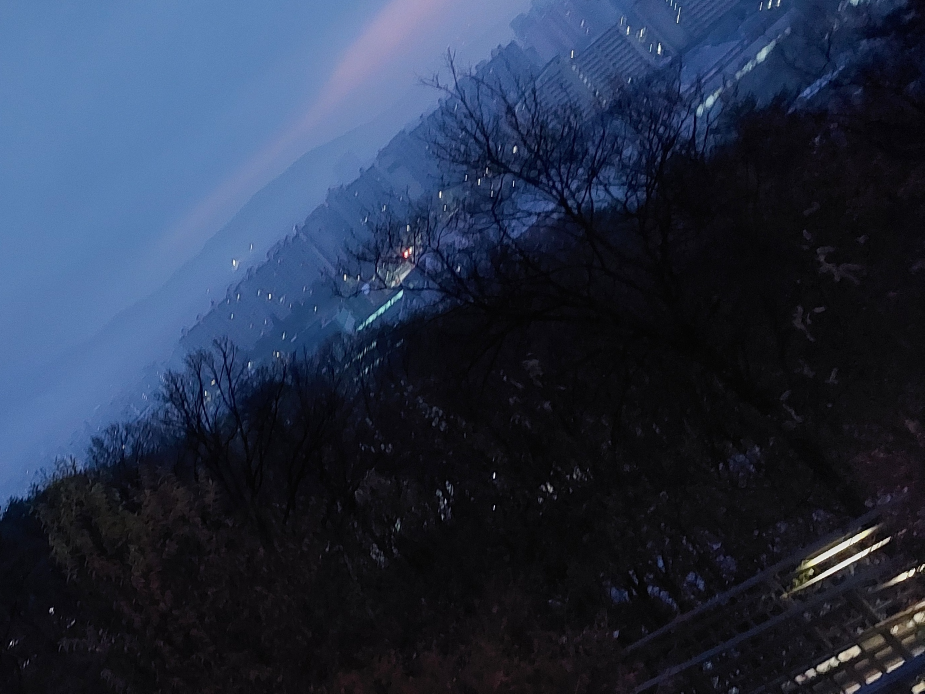
#> input picture 각도다른이미지합성(2-3개)/pic/three/0650_1.jpg, 2774 x 2080 px, given in place of img7.jpg, which was not available (shown at 1/3 size)
$ python '2021204045_이성민three.py'
#> lines starting #> are read from the running program, lines starting #| are printed output that depends on the picture; after the words box and inside, x2 and y2 are one past the last pixel; in counts of white or black regions, pixels touching at a corner belong together; pictures that were not available may be replaced by others from this repository, and a replacement may not be noted
import cv2 as cv
import numpy as np
from matplotlib import pyplot as plt
from PIL import Image
import matplotlib.font_manager as fm

plt.rcParams['font.family'] = 'Malgun Gothic'

def resize_img(img): # 이미지의 크기가 1024를 넘으면 1024로 재조정 (숫자가 작을수록 부자연스러운 스티치)
    new_width = 1024
    aspect_ratio = img.shape[0] / img.shape[1]  # 높이 / 너비
    new_height = int(new_width * aspect_ratio)
    resized_image = cv.resize(img, (new_width, new_height), interpolation=cv.INTER_LANCZOS4)
    return resized_image

# [6 lines left out: function calculate_overlap_ratio, not called in this run]


def plot_img(rows, cols, index, img, title): # 이미지 출력 함수
    ax = plt.subplot(rows, cols, index)
    if len(img.shape) == 3:
        plt.imshow(cv.cvtColor(img, cv.COLOR_BGR2RGB))
    else:
        plt.imshow(img, cmap='gray')
    plt.axis('off')
    if title:
        plt.title(title)

def visualize_overlap_and_edges_corrected(img1, img2, H):
    # img2의 코너 좌표 변환
    h2, w2 = img2.shape[:2]
    corners_img2 = np.float32([[0, 0], [0, h2], [w2, h2], [w2, 0]]).reshape(-1, 1, 2)
    transformed_corners = cv.perspectiveTransform(corners_img2, H)

    # img1의 크기와 변환된 img2의 범위를 포함할 수 있도록 캔버스 크기 계산
    h1, w1 = img1.shape[:2]
    all_corners = np.concatenate((np.float32([[0, 0], [0, h1], [w1, h1], [w1, 0]]), transformed_corners.reshape(-1, 2)), axis=0)
    [x_min, y_min] = np.int32(all_corners.min(axis=0).ravel())
    [x_max, y_max] = np.int32(all_corners.max(axis=0).ravel())

    # 캔버스 크기 및 이동 오프셋 계산
    stitch_plane_cols = x_max - x_min
    stitch_plane_rows = y_max - y_min
    translation_offset = [-x_min, -y_min]

    # 이동 행렬 생성
    translation_matrix = np.array([[1, 0, translation_offset[0]], [0, 1, translation_offset[1]], [0, 0, 1]])
    H_adjusted = translation_matrix @ H

    # img2 변환
    warped_img2 = cv.warpPerspective(img2, H_adjusted, (stitch_plane_cols, stitch_plane_rows))

    # 윤곽선 검출 (캔버스 크기에 맞게 확장)
    result_visual = np.zeros((stitch_plane_rows, stitch_plane_cols, 3), dtype=np.uint8)
    edges_img1 = cv.Canny(cv.cvtColor(img1, cv.COLOR_BGR2GRAY), 100, 200)
    edges_img1_padded = np.zeros((stitch_plane_rows, stitch_plane_cols), dtype=np.uint8)
    edges_img1_padded[
        translation_offset[1]:translation_offset[1] + h1,
        translation_offset[0]:translation_offset[0] + w1
    ] = edges_img1

    edges_warped_img2 = cv.Canny(cv.cvtColor(warped_img2, cv.COLOR_BGR2GRAY), 100, 200)

    # 겹치는 영역 계산 (그레이스케일 변환 후 마스크 생성)
    warped_img2_gray = cv.cvtColor(warped_img2, cv.COLOR_BGR2GRAY)
    binary_mask1 = np.zeros((stitch_plane_rows, stitch_plane_cols), dtype=np.uint8)
    binary_mask2 = np.zeros((stitch_plane_rows, stitch_plane_cols), dtype=np.uint8)
    binary_mask1[
        translation_offset[1]:translation_offset[1] + h1,
        translation_offset[0]:translation_offset[0] + w1
    ] = 255  # img1의 영역 마스크

    # 수정된 조건: 유효 픽셀 값 확인
    binary_mask2[(warped_img2_gray > 0) & (warped_img2_gray < 255)] = 255

    # 겹치는 영역 계산
    overlap_mask = cv.bitwise_and(binary_mask1, binary_mask2)

    # 윤곽선 흰색, 겹치는 영역 초록색
    result_visual[edges_img1_padded > 0] = [255, 255, 255]
    result_visual[edges_warped_img2 > 0] = [255, 255, 255]
    result_visual[overlap_mask > 0] = [0, 255, 0]

    return result_visual

def blend_images(img1, img2, H):
    print("1. img2의 코너 좌표 변환 중...")
    h2, w2 = img2.shape[:2]
    corners_img2 = np.float32([[0, 0], [0, h2], [w2, h2], [w2, 0]]).reshape(-1, 1, 2)
    transformed_corners = cv.perspectiveTransform(corners_img2, H)
    print("1. img2의 코너 좌표 변환 완료.")

    print("2. 캔버스 크기 및 이동 오프셋 계산 중...")
    h1, w1 = img1.shape[:2]
    all_corners = np.concatenate((np.float32([[0, 0], [0, h1], [w1, h1], [w1, 0]]), transformed_corners.reshape(-1, 2)), axis=0)
    [x_min, y_min] = np.int32(all_corners.min(axis=0).ravel())
    [x_max, y_max] = np.int32(all_corners.max(axis=0).ravel())

    stitch_plane_cols = x_max - x_min
    stitch_plane_rows = y_max - y_min
    translation_offset = [-x_min, -y_min]
    print(f"2. 캔버스 크기: {stitch_plane_cols}x{stitch_plane_rows}, 이동 오프셋: {translation_offset}")

    print("3. 이동 행렬 생성 중...")
    translation_matrix = np.array([[1, 0, translation_offset[0]], [0, 1, translation_offset[1]], [0, 0, 1]])
    H_adjusted = translation_matrix @ H
    print("3. 이동 행렬 생성 완료.")

    print("4. img2 변환 중...")
    result1 = cv.warpPerspective(img2, H_adjusted, (stitch_plane_cols, stitch_plane_rows), flags=cv.INTER_LINEAR, borderMode=cv.BORDER_TRANSPARENT)
    print("4. img2 변환 완료.")

    print("5. img1 배치 중...")
    result2 = np.zeros((stitch_plane_rows, stitch_plane_cols, 3), np.uint8)
    result2[translation_offset[1]:translation_offset[1] + h1, translation_offset[0]:translation_offset[0] + w1] = img1
    print("5. img1 배치 완료.")

    print("6. 겹치는 영역 계산 및 블렌딩 중...")
    overlap_mask = cv.bitwise_and(result1, result2)
    overlap_mask_gray = cv.cvtColor(overlap_mask, cv.COLOR_BGR2GRAY)
    _, binary_mask = cv.threshold(overlap_mask_gray, 1, 255, cv.THRESH_BINARY)

    y_indices, x_indices = np.where(binary_mask > 0)
    if len(x_indices) > 0:
        print("6. 겹치는 영역이 발견되었습니다. 선형 가중치 블렌딩 시작...")

        x_min, x_max = x_indices.min(), x_indices.max()
        gradient = np.linspace(0, 1, x_max - x_min + 1)

        # 블렌딩 영역에 대한 마스크 생성
        blending_mask = np.zeros((stitch_plane_rows, stitch_plane_cols), dtype=np.float32)
        blending_mask[:, x_min:x_max + 1] = gradient[np.newaxis, :]  # 선형 가중치 그라데이션 적용

        # 결과 이미지 생성
        weight1 = blending_mask[..., np.newaxis]  # 채널에 맞게 확장
        weight2 = 1 - weight1

        # NumPy 브로드캐스팅으로 블렌딩 수행
        result3 = (result1 * weight1 + result2 * weight2).astype(np.uint8)
        result3[result2 > 0] = result2[result2 > 0]  # result2 픽셀 보정
        result3[result1 > 0] = result1[result1 > 0]  # result1 픽셀 보정

        print("6. 블렌딩 완료.")
    else:
        print("6. 겹치는 영역이 없어 기본 가중치 블렌딩을 수행합니다.")
        result3 = cv.addWeighted(result1, 0.5, result2, 0.5, 0)

    print("7. 최종 이미지 생성 완료.")
    return result3


for i in range(9, 10):
    if i == 0:
        path1 = './pic/three/0650_1.jpg'
        path2 = './pic/three/0650_2.jpg'
        path3 = './pic/three/0650_3.jpg'
        result_filenames = "0650_result"
        visualize_filenames = "0650_visualize"
    elif i == 1:
        path1 = './pic/three/0710_1.jpg'
        path2 = './pic/three/0710_2.jpg'
        path3 = './pic/three/0710_3.jpg'
        result_filenames = "0710_result"
        visualize_filenames = "0710_visualize"
    elif i == 2:
        path1 = './pic/three/0710_1.jpg'
        path2 = './pic/three/0710_2.jpg'
        path3 = './pic/three/0710_3.jpg'
        result_filenames = "0710_result"
        visualize_filenames = "0710_visualize"
    elif i == 3:
        path1 = './pic/three/0730_1.jpg'
        path2 = './pic/three/0730_2.jpg'
        path3 = './pic/three/0730_3.jpg'
        result_filenames = "0730_result"
        visualize_filenames = "0730_visualize"
    elif i == 4:
        path1 = './pic/three/0740_1.jpg'
        path2 = './pic/three/0740_2.jpg'
        path3 = './pic/three/0740_3.jpg'
        result_filenames = "0740_result"
        visualize_filenames = "0740_visualize"
    elif i == 5:
        path1 = './pic/three/0810_1.jpg'
        path2 = './pic/three/0810_2.jpg'
        path3 = './pic/three/0810_3.jpg'
        result_filenames = "0810_result"
        visualize_filenames = "0810_visualize"
    elif i == 6:
        path1 = './pic/three/img1.jpg'
        path2 = './pic/three/img2.jpg'
        path3 = './pic/three/img3.jpg'
        result_filenames = "img1_result"
        visualize_filenames = "img1_visualize"
    elif i == 7:
        path1 = './pic/three/img4.jpg'
        path2 = './pic/three/img5.jpg'
        path3 = './pic/three/img6.jpg'
        result_filenames = "img4_result"
        visualize_filenames = "img4_visualize"
    elif i == 8:
        path1 = './pic/three/img7.jpg'
        path2 = './pic/three/img8.jpg'
        path3 = './pic/three/img9.jpg'
        result_filenames = "img7_result"
        visualize_filenames = "img7_visualize"
    elif i == 9:
        path1 = './pic/three/img7.jpg'
        path2 = './pic/three/img2.jpg'
        path3 = './pic/three/img6.jpg'
        result_filenames = "house_result"
        visualize_filenames = "house_visualize"

    print(f"{i+1}번째 이미지")

    img1 = cv.imread(path1)
#> img1 is the input picture: shape (2080, 2774, 3); mean B, G, R 71.4, 49.6, 38.7
    img2 = cv.imread(path2)
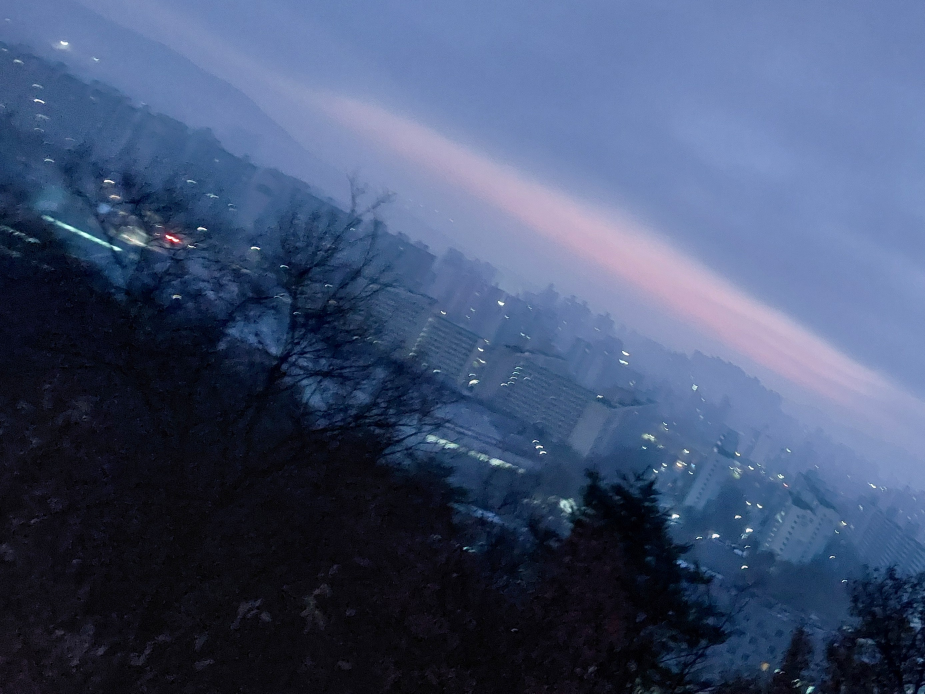
#> input picture 각도다른이미지합성(2-3개)/pic/three/0650_2.jpg, 2774 x 2080 px, given in place of img2.jpg, which was not available (shown at 1/3 size)
#> img2 is the input picture: shape (2080, 2774, 3); mean B, G, R 113.6, 81.9, 67.1
    img3 = cv.imread(path3)


    if img1.shape[1] > 1024 or img1.shape[0] > 1024:
        img1 = resize_img(img1)
    if img2.shape[1] > 1024 or img2.shape[0] > 1024:
        img2 = resize_img(img2)
    if img3.shape[1] > 1024 or img3.shape[0] > 1024:
        img3 = resize_img(img3)

    img1_gray = cv.cvtColor(img1, cv.COLOR_BGR2GRAY)
    img2_gray = cv.cvtColor(img2, cv.COLOR_BGR2GRAY)

    sift = cv.SIFT_create() # SIFT를 사용하여 기능 감지 및 설명자 계산
    kp1, des1 = sift.detectAndCompute(img1_gray, None)
#> kp1 = 1374 keypoints; strongest (x, y, size): (56, 675, 2), (1010, 633, 4.4), (999, 638, 6.3), (1021, 629, 2)
    kp2, des2 = sift.detectAndCompute(img2_gray, None)
#> kp2 = 804 keypoints; strongest (x, y, size): (221, 253, 2.4), (595, 494, 2.1), (816, 571, 2.3), (129, 275, 3.5)

    flann = cv.FlannBasedMatcher({"algorithm": 1, "trees": 5}, {"checks": 50})
    matches = flann.knnMatch(des1, des2, k=2)
#> matches = 1374 matches

    # Lowe의 비율 테스트를 적용하여 일치 항목 필터링
    good_matches = [m for m, n in matches if m.distance < 0.7 * n.distance]
#> good_matches = 19 matches

    # 좋은 일치 항목을 사용하여 호모그래피 행렬 찾기
    src_pts = np.float32([kp1[m.queryIdx].pt for m in good_matches]).reshape(-1, 1, 2)
#> src_pts = 19 rows, first 8: [55.97, 674.9], [423.5, 367.2], [570.9, 139.9], [587.9, 233.7], [611.3, 166.2], [657.1, 190.5], [711.9, 112.4], [757.8, 96.48]
    dst_pts = np.float32([kp2[m.trainIdx].pt for m in good_matches]).reshape(-1, 1, 2)
#> dst_pts = 19 rows, first 8: [71.15, 48.19], [60.28, 271.1], [380, 315.5], [291.4, 368.9], [366.3, 360.2], [361.6, 414.2], [455.5, 427.6], [487.3, 456.1]
    try:
        H, _ = cv.findHomography(dst_pts, src_pts, cv.RANSAC, 5.0)
#> H = [[0.211, 0.748, 183.5], [-0.739, 0.269, 317.4], [-0.000187, -0.000174, 1]]
    except:
        print("4개의 대응점을 찾지 못함.")
        quit()

    stitched_img = blend_images(img1, img2, H)
#> in blend_images, `transformed_corners = cv.perspectiveTransform(corners_img2, H)`: transformed_corners = [[183.5, 317.4], [873.7, 604.7], [1440.8, -344.1], [493.9, -542.6]]
#> in blend_images, `all_corners = np.concatenate((np.float32([[0, 0], [0, h1], [w1, h1], [..`: all_corners = [[0, 0], [0, 767], [1024, 767], [1024, 0], [183.5, 317.4], [873.7, 604.7], [1440.8, -344.1], [493.9, -542.6]]
#> in blend_images, `[x_min, y_min] = np.int32(all_corners.min(axis=0).ravel())`: x_min = 0; y_min = -542
#> in blend_images, `[x_max, y_max] = np.int32(all_corners.max(axis=0).ravel())`: x_max = 1440; y_max = 767
#> in blend_images, `stitch_plane_cols = x_max - x_min`: stitch_plane_cols = 1440
#> in blend_images, `stitch_plane_rows = y_max - y_min`: stitch_plane_rows = 1309
#> in blend_images, `translation_offset = [-x_min, -y_min]`: translation_offset = [0, 542]
#| 2. 캔버스 크기: 1440x1309, 이동 오프셋: [0, 542]
#> in blend_images, `translation_matrix = np.array([[1, 0, translation_offset[0]], [0, 1, t..`: translation_matrix = [[1, 0, 0], [0, 1, 542], [0, 0, 1]]
#> in blend_images, `H_adjusted = translation_matrix @ H`: H_adjusted = [[0.211, 0.748, 183.5], [-0.84, 0.175, 859.4], [-0.000187, -0.000174, 1]]
#> in blend_images, `_, binary_mask = cv.threshold(overlap_mask_gray, 1, 255, cv.THRESH_BIN..`:
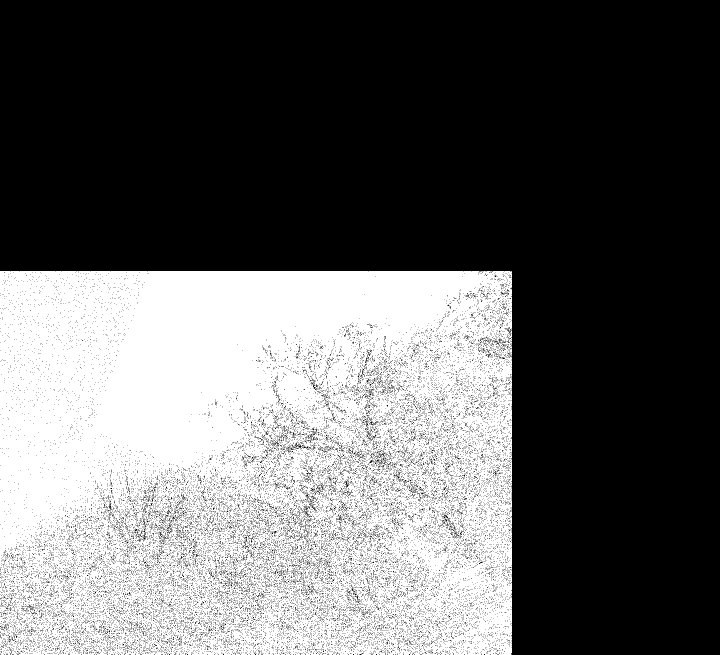
#> binary_mask: shape (1309, 1440) (shown at 1/2 size); 38.3% white; 3 white regions (2 under 20 px), largest, box (x1, y1, x2, y2) and area: (0, 542, 1024, 1309) 721273
#> in blend_images, `x_min, x_max = x_indices.min(), x_indices.max()`: x_max = 1023

    # 시각화 함수
    visualized_img = visualize_overlap_and_edges_corrected(img1, img2, H)
#> in visualize_overlap_and_edges_corrected, `[x_min, y_min] = np.int32(all_corners.min(axis=0).ravel())`: x_min = 0; y_min = -542
#> in visualize_overlap_and_edges_corrected, `[x_max, y_max] = np.int32(all_corners.max(axis=0).ravel())`: x_max = 1440; y_max = 767
#> in visualize_overlap_and_edges_corrected, `stitch_plane_cols = x_max - x_min`: stitch_plane_cols = 1440
#> in visualize_overlap_and_edges_corrected, `stitch_plane_rows = y_max - y_min`: stitch_plane_rows = 1309
#> in visualize_overlap_and_edges_corrected, `translation_offset = [-x_min, -y_min]`: translation_offset = [0, 542]
#> in visualize_overlap_and_edges_corrected, `translation_matrix = np.array([[1, 0, translation_offset[0]], [0, 1, t..`: translation_matrix = [[1, 0, 0], [0, 1, 542], [0, 0, 1]]


    # stitched_img 출력
    # print("합성된 이미지의 크기:", stitched_img.shape)

    # 결과 이미지 저장
    plt.figure(figsize=(12, 6))
    plt.axis('off')  # 축 제거
    plt.imshow(cv.cvtColor(stitched_img, cv.COLOR_BGR2RGB))  # OpenCV 이미지를 RGB로 변환하여 출력
    plt.savefig(f"./result/three/{result_filenames}.png", dpi=300, bbox_inches='tight', pad_inches=0)  # 여백 제거
    plt.show()
    plt.close()

    # 시각화 이미지 저장
    plt.figure(figsize=(12, 6))
    plot_img(1, 1, 1, visualized_img, visualize_filenames)
    plt.savefig(f"./result/three/{visualize_filenames}.png", dpi=300, bbox_inches='tight')
    plt.show()
    plt.close()


    print("stitched_img와 img3 합성 시작")


    print("img3 resize 완료")

    stitched_img_gray = cv.cvtColor(stitched_img, cv.COLOR_BGR2GRAY)
    img2_gray = cv.cvtColor(img3, cv.COLOR_BGR2GRAY)

    print("stitched_img와 img3 그레이스케일 완료")

    sift = cv.SIFT_create() # SIFT를 사용하여 기능 감지 및 설명자 계산
    kp3, des3 = sift.detectAndCompute(stitched_img_gray, None)
#> kp3 = 6500 keypoints; strongest (x, y, size): (458, 785, 2.3), (1120, 378, 2.6), (448, 862, 3.2), (1046, 367, 2.9)
    kp4, des4 = sift.detectAndCompute(img2_gray, None)
#> kp4 has the same summary as kp2

    print("stitched_img와 img3 특징점 검출 완료")

    flann2 = cv.FlannBasedMatcher({"algorithm": 1, "trees": 5}, {"checks": 50})
    matches2 = flann2.knnMatch(des3, des4, k=2)
#> matches2 = 6500 matches

    print("stitched_img와 img3 특징점의 최근접 이웃 발견 완료")

    # Lowe의 비율 테스트를 적용하여 일치 항목 필터링
    good_matches2 = [m for m, n in matches2 if m.distance < 0.7 * n.distance]
#> good_matches2 = 419 matches

    print("stitched_img와 img3 Lowe의 비율 테스트를 적용")

    # 좋은 일치 항목을 사용하여 호모그래피 행렬 찾기
    src_pts2 = np.float32([kp3[m.queryIdx].pt for m in good_matches2]).reshape(-1, 1, 2)
#> src_pts2 = 419 rows, first 8: [110.1, 314.2], [116.6, 219.8], [198.6, 200.4], [239.6, 826.3], [277.4, 293.5], [372.6, 846.6], [379.2, 844], [382.3, 870.1]
    dst_pts2 = np.float32([kp4[m.trainIdx].pt for m in good_matches2]).reshape(-1, 1, 2)
#> dst_pts2 = 419 rows, first 8: [511.6, 475.8], [511.6, 475.8], [359.4, 302.9], [71.15, 48.19], [511.6, 475.8], [110.9, 193.9], [117.1, 200], [87.89, 213.8]
    try:
        H2, _ = cv.findHomography(dst_pts2, src_pts2, cv.RANSAC, 5.0)
#> H2 = [[0.211, 0.747, 183.5], [-0.84, 0.175, 859.7], [-0.000187, -0.000174, 1]]
        print("호모그래피 행렬 H 발견")
    except:
        print("4개의 대응점을 찾지 못함.")
        quit()

    stitched_img2 = blend_images(stitched_img, img3, H2)
#> in blend_images (call 2), `transformed_corners = cv.perspectiveTransform(corners_img2, H)`: transformed_corners = [[183.5, 859.7], [873.6, 1147.1], [1440.6, 198.3], [493.7, -0.168]]
#> in blend_images (call 2), `all_corners = np.concatenate((np.float32([[0, 0], [0, h1], [w1, h1], [..`: all_corners = [[0, 0], [0, 1309], [1440, 1309], [1440, 0], [183.5, 859.7], [873.6, 1147.1], [1440.6, 198.3], [493.7, -0.168]]
#> in blend_images (call 2), `[x_min, y_min] = np.int32(all_corners.min(axis=0).ravel())`: y_min = 0
#> in blend_images (call 2), `[x_max, y_max] = np.int32(all_corners.max(axis=0).ravel())`: x_max = 1440; y_max = 1309
#> in blend_images (call 2), `translation_offset = [-x_min, -y_min]`: translation_offset = [0, 0]
#| 2. 캔버스 크기: 1440x1309, 이동 오프셋: [0, 0]
#> in blend_images (call 2), `translation_matrix = np.array([[1, 0, translation_offset[0]], [0, 1, t..`: translation_matrix = [[1, 0, 0], [0, 1, 0], [0, 0, 1]]
#> in blend_images (call 2), `H_adjusted = translation_matrix @ H`: H_adjusted has the same summary as H2 outside blend_images
#> in blend_images (call 2), `_, binary_mask = cv.threshold(overlap_mask_gray, 1, 255, cv.THRESH_BIN..`:
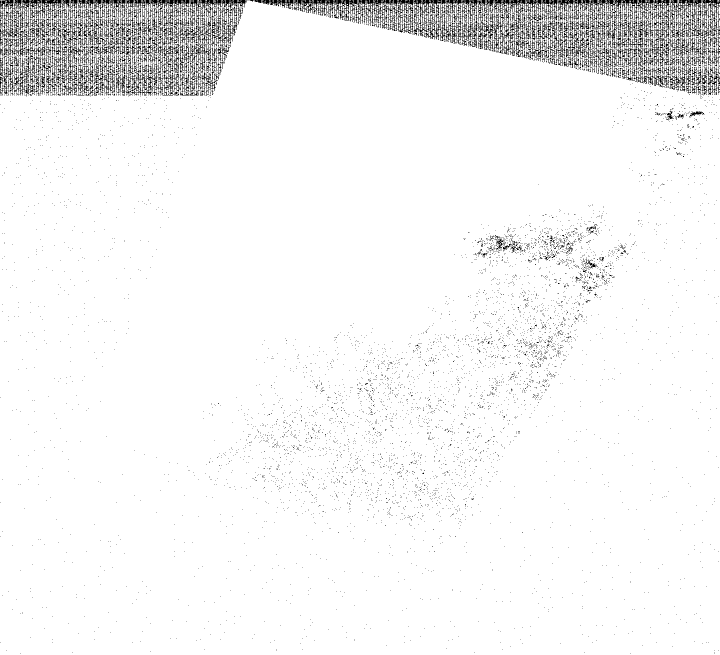
#> binary_mask: shape (1309, 1440) (shown at 1/2 size); 95.5% white; black in thin lines or dots
#> in blend_images (call 2), `x_min, x_max = x_indices.min(), x_indices.max()`: x_max = 1439
#> in blend_images (call 2), `result3[result2 > 0] = result2[result2 > 0]`:
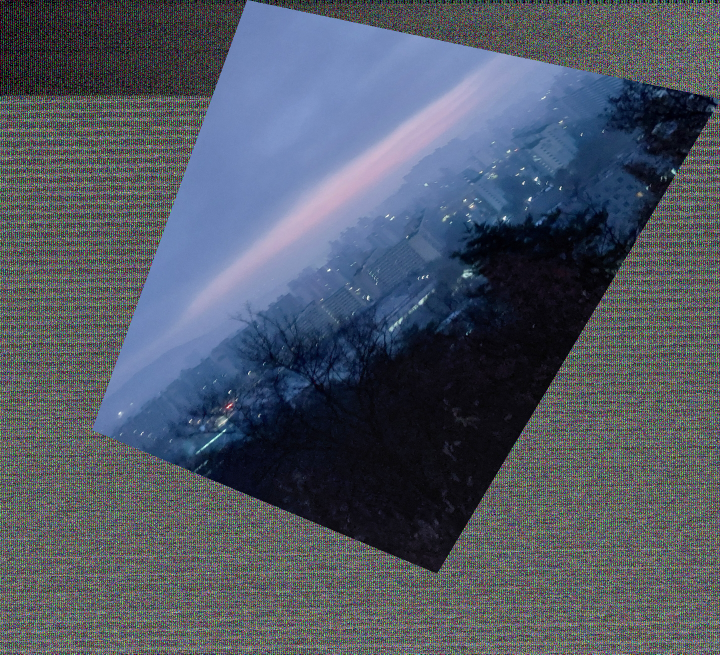
#> result3: shape (1309, 1440, 3) (shown at 1/2 size); mean B, G, R 101.9, 87.8, 81.1

    print("stitched_img와 img3 blend_images 적용 완료")

    # 시각화 함수
    visualized_img2 = visualize_overlap_and_edges_corrected(stitched_img, img3, H2)
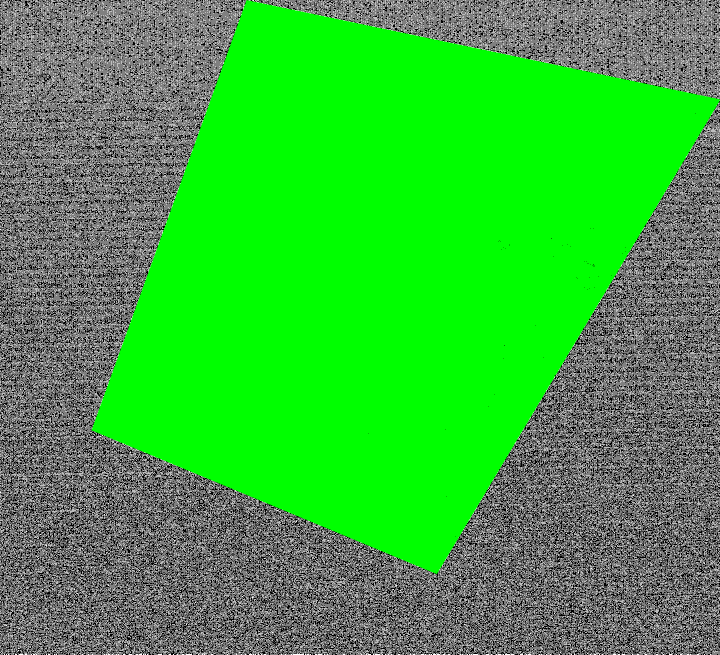
#> visualized_img2: shape (1309, 1440, 3) (shown at 1/2 size); mean B, G, R 59.2, 173.9, 59.2

    print("stitched_img와 img3 visualize_overlap_and_edges_corrected 적용 완료")


    result_filenames2 = f"{result_filenames}2"
    visualize_filenames2 = f"{visualize_filenames}2"

    # stitched_img 출력
    # print("합성된 이미지의 크기:", stitched_img.shape)

    # 결과 이미지 저장
    plt.figure(figsize=(12, 6))
    plt.axis('off')  # 축 제거
    plt.imshow(cv.cvtColor(stitched_img2, cv.COLOR_BGR2RGB))  # OpenCV 이미지를 RGB로 변환하여 출력
    plt.savefig(f"./result/three/{result_filenames2}.png", dpi=300, bbox_inches='tight', pad_inches=0)  # 여백 제거
    plt.show()
    plt.close()

    # 시각화 이미지 저장
    plt.figure(figsize=(12, 6))
    plot_img(1, 1, 1, visualized_img2, visualize_filenames2)
    plt.savefig(f"./result/three/{visualize_filenames2}.png", dpi=300, bbox_inches='tight')
    plt.show()
    plt.close()
